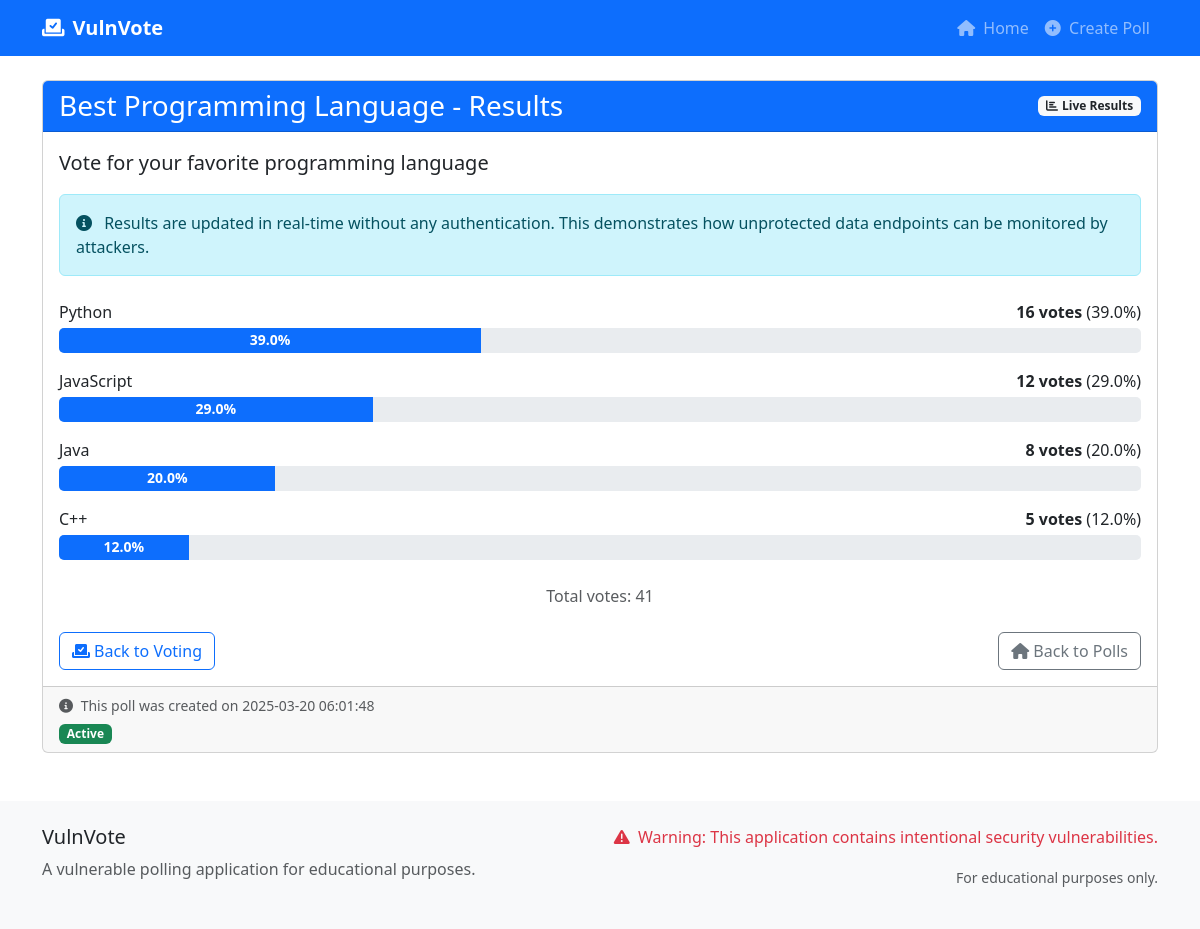
Page /results/1 on the committed database.
### tables this page shows
CREATE TABLE polls (
    id INTEGER PRIMARY KEY AUTOINCREMENT,
    title TEXT NOT NULL,
    description TEXT,
    is_active INTEGER DEFAULT 1,
    created_at TIMESTAMP DEFAULT CURRENT_TIMESTAMP
);

CREATE TABLE options (
    id INTEGER PRIMARY KEY AUTOINCREMENT,
    poll_id INTEGER NOT NULL,
    text TEXT NOT NULL,
    votes INTEGER DEFAULT 0,
    FOREIGN KEY (poll_id) REFERENCES polls (id)
);

### app.py (the view)
@app.route('/results/<int:poll_id>')
def results(poll_id):
    db = get_db()
    poll = db.execute('SELECT * FROM polls WHERE id = ?', (poll_id,)).fetchone()
    options = db.execute('SELECT * FROM options WHERE poll_id = ?', (poll_id,)).fetchall()
    return render_template('results.html', poll=poll, options=options)

### app.py (called while the page is built)
def get_db():
    db = getattr(g, '_database', None)
    if db is None:
        db = g._database = sqlite3.connect(DATABASE)
        db.row_factory = sqlite3.Row
    return db

@app.teardown_appcontext
def close_connection(exception):
    db = getattr(g, '_database', None)
    if db is not None:
        db.close()

### templates/results.html (shortened to what this page needs)
{% extends 'base.html' %}
{% block content %}
<div class="card">
    <div class="card-header bg-primary text-white d-flex justify-content-between align-items-center">
        <h3 class="mb-0">{{ poll['title'] }} - Results</h3>
        <span class="badge bg-light text-dark">
            <i class="fas fa-chart-bar me-1"></i>Live Results
        </span>
    </div>
    <div class="card-body">
        <p class="lead">{{ poll['description'] }}</p>
        <div class="alert alert-info" role="alert">
            <i class="fas fa-info-circle me-2"></i>
            Results are updated in real-time without any authentication.
            This demonstrates how unprotected data endpoints can be monitored by attackers.
        </div>
        <div class="results-container my-4">
            {% set total_votes = namespace(value=0) %}
            {% for option in options %}
                {% set total_votes.value = total_votes.value + option['votes'] %}
            {% endfor %}
            {% for option in options %}
                {% if total_votes.value > 0 %}
                    {% set percentage = (option['votes'] / total_votes.value * 100) | round %}
                {% else %}
                    {% set percentage = 0 %}
                {% endif %}
                <div class="mb-3">
                    <div class="d-flex justify-content-between mb-1">
                        <span>{{ option['text'] }}</span>
                        <span>
                            <strong>{{ option['votes'] }} votes</strong>
                            ({{ percentage }}%)
                        </span>
                    </div>
                    <div class="progress" style="height: 25px;">
                        <div class="progress-bar" role="progressbar"
                             style="width: {{ percentage }}%"
                             aria-valuenow="{{ percentage }}"
                             aria-valuemin="0"
                             aria-valuemax="100">
                            {{ percentage }}%
                        </div>
                    </div>
                </div>
            {% endfor %}
            <div class="text-center mt-4">
                <p class="text-muted">Total votes: {{ total_votes.value }}</p>
            </div>
        </div>
        <div class="d-flex justify-content-between mt-4">
            <a href="{{ url_for('view_poll', poll_id=poll['id']) }}" class="btn btn-outline-primary">
                <i class="fas fa-vote-yea me-1"></i>Back to Voting
            </a>
            <a href="{{ url_for('index') }}" class="btn btn-outline-secondary">
                <i class="fas fa-home me-1"></i>Back to Polls
            </a>
        </div>
    </div>
    <div class="card-footer text-muted">
        <div class="small">
            <i class="fas fa-info-circle me-1"></i>
            This poll was created on {{ poll['created_at'] }}
        </div>
        {% if poll['is_active'] == 1 %}
            <div class="badge bg-success mt-2">Active</div>
        {% else %}
            <div class="badge bg-secondary mt-2">Closed</div>
        {% endif %}
    </div>
</div>
{% endblock %}

### templates/base.html (shortened to what this page needs)
<!DOCTYPE html>
<html lang="en">
<head>
    <link href="https://cdn.jsdelivr.net/npm/bootstrap@5.3.0/dist/css/bootstrap.min.css" rel="stylesheet">
    <link rel="stylesheet" href="https://cdnjs.cloudflare.com/ajax/libs/font-awesome/6.0.0-beta3/css/all.min.css">
    <link rel="stylesheet" href="{{ url_for('static', filename='styles.css') }}">
</head>
<body>
    <nav class="navbar navbar-expand-lg navbar-dark bg-primary">
        <div class="container">
            <a class="navbar-brand" href="{{ url_for('index') }}">
                <i class="fas fa-vote-yea me-2"></i>VulnVote
            </a>
            <div class="collapse navbar-collapse" id="navbarNav">
                <ul class="navbar-nav ms-auto">
                    <li class="nav-item">
                        <a class="nav-link" href="{{ url_for('index') }}">
                            <i class="fas fa-home me-1"></i> Home
                        </a>
                    </li>
                    <li class="nav-item">
                        <a class="nav-link" href="{{ url_for('create_poll') }}">
                            <i class="fas fa-plus-circle me-1"></i> Create Poll
                        </a>
                    </li>
                </ul>
            </div>
        </div>
    </nav>
    <div class="container mt-4">
        {% block content %}{% endblock %}
    </div>
    <footer class="footer">
        <div class="container">
            <div class="row">
                <div class="col-md-6">
                    <h5>VulnVote</h5>
                    <p class="text-muted">A vulnerable polling application for educational purposes.</p>
                </div>
                <div class="col-md-6 text-md-end">
                    <p class="text-danger">
                        <i class="fas fa-exclamation-triangle me-1"></i>
                        Warning: This application contains intentional security vulnerabilities.
                    </p>
                    <p class="text-muted">
                        <small>For educational purposes only.</small>
                    </p>
                </div>
            </div>
        </div>
    </footer>
</body>
</html>

### static/styles.css (style rules this page uses)
body { min-height: 100vh; display: flex; flex-direction: column; }
.footer { margin-top: auto; }
.progress { height: 30px; margin-bottom: 15px; border-radius: 5px; }
.progress-bar { font-size: 14px; line-height: 30px; font-weight: 600; }

### templates/base.html (style rules this page uses)
.navbar-brand { font-weight: bold; }
.footer { margin-top: 3rem; padding: 1.5rem 0; background-color: #f8f9fa; }

### rows in the picture
polls: title "Best Programming Language", description "Vote for your favorite programming language", created_at "2025-03-20 06:01:48"
options: text "Python", votes "16", percentage "39.0"
options: text "JavaScript", votes "12", percentage "29.0"
options: text "Java", votes "8", percentage "20.0"
options: text "C++", votes "5", percentage "12.0"

### other values in the picture
{{ total_votes.value }} "41"
